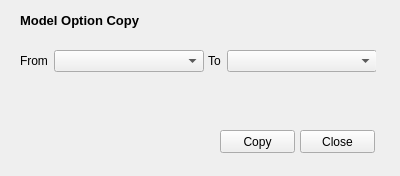
<?xml version="1.0" encoding="UTF-8"?>
<ui version="4.0">
 <class>Form</class>
 <widget class="QWidget" name="Form">
  <property name="geometry">
   <rect>
    <x>0</x>
    <y>0</y>
    <width>400</width>
    <height>176</height>
   </rect>
  </property>
  <property name="windowTitle">
   <string>Form</string>
  </property>
  <widget class="QLabel" name="label_3">
   <property name="geometry">
    <rect>
     <x>20</x>
     <y>10</y>
     <width>231</width>
     <height>20</height>
    </rect>
   </property>
   <property name="font">
    <font>
     <pointsize>10</pointsize>
     <weight>75</weight>
     <bold>true</bold>
    </font>
   </property>
   <property name="text">
    <string>Model Option Copy</string>
   </property>
  </widget>
  <widget class="QPushButton" name="btn_copy">
   <property name="geometry">
    <rect>
     <x>220</x>
     <y>130</y>
     <width>75</width>
     <height>23</height>
    </rect>
   </property>
   <property name="text">
    <string>Copy</string>
   </property>
  </widget>
  <widget class="QPushButton" name="btn_close">
   <property name="geometry">
    <rect>
     <x>300</x>
     <y>130</y>
     <width>75</width>
     <height>23</height>
    </rect>
   </property>
   <property name="text">
    <string>Close</string>
   </property>
  </widget>
  <widget class="QWidget" name="layoutWidget">
   <property name="geometry">
    <rect>
     <x>20</x>
     <y>50</y>
     <width>356</width>
     <height>22</height>
    </rect>
   </property>
   <layout class="QHBoxLayout" name="horizontalLayout">
    <item>
     <widget class="QLabel" name="label">
      <property name="text">
       <string>From</string>
      </property>
     </widget>
    </item>
    <item>
     <widget class="QComboBox" name="cbx_from">
      <property name="minimumSize">
       <size>
        <width>150</width>
        <height>0</height>
       </size>
      </property>
     </widget>
    </item>
    <item>
     <widget class="QLabel" name="label_2">
      <property name="text">
       <string>To</string>
      </property>
     </widget>
    </item>
    <item>
     <widget class="QComboBox" name="cbx_to">
      <property name="minimumSize">
       <size>
        <width>150</width>
        <height>0</height>
       </size>
      </property>
     </widget>
    </item>
   </layout>
  </widget>
 </widget>
 <resources/>
 <connections/>
</ui>
